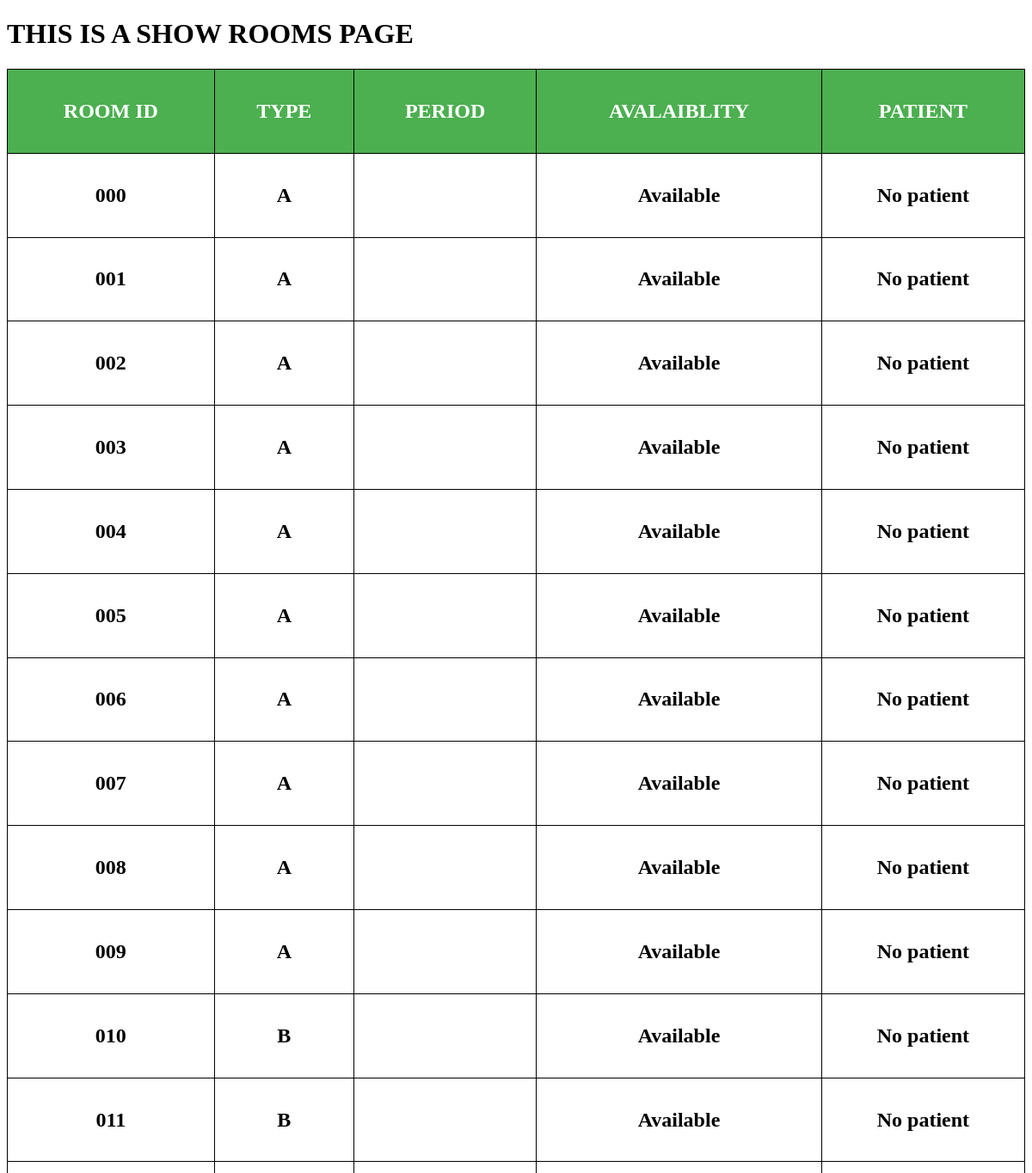
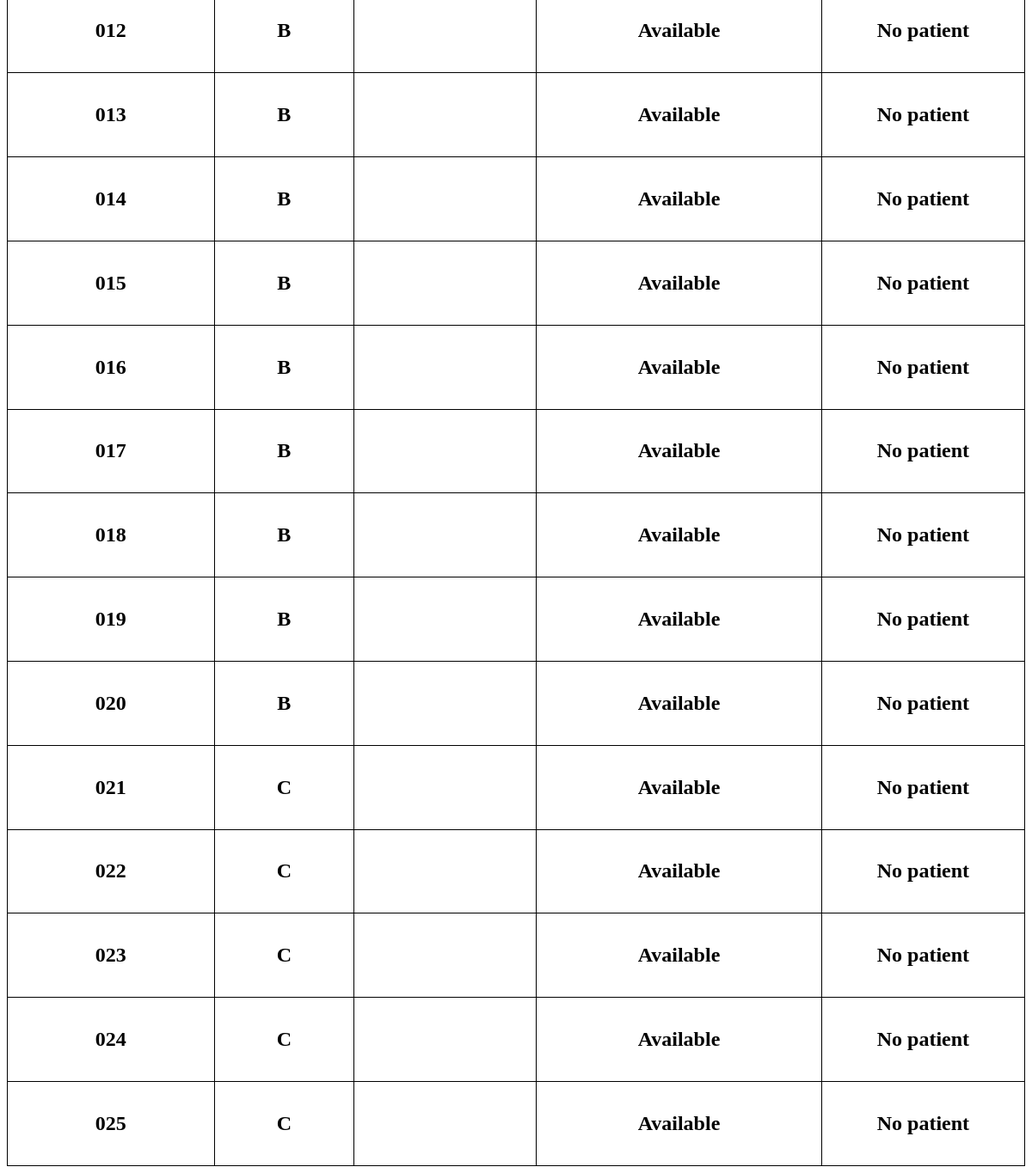
/hospital/staff/hospital/rooms/, run on the app's committed database (2 pictures, top to bottom).
### hospital/models.py (models this page shows, shortened)
class Rooms(models.Model):
	Room_ID = models.CharField(max_length=3)
	Room_type = models.CharField(max_length=1)
	Room_period = models.CharField(max_length=2,default='')

### hospital/views.py (the view)
# urls.py: path('hospital/staff/hospital/rooms/',views.show_rooms,name='show_rooms'),
def show_rooms(request,Patient_ID=None):
	all_rooms = Rooms.objects.all()
	all_assigned = Assigned.objects.all()
	context={'rooms':[]}
	patient='No patient'
	for room in all_rooms:
		if room.Room_period:
			availability = 'Not Available'
		else :
			availability = 'Available'
		for i in all_assigned:
			if room.Room_ID == i.Room_ID.Room_ID:
				patient = i.PID.PID
				break
			else:
				patient = 'No patient'
		context['rooms'].append([room.Room_ID,room.Room_type,room.Room_period,availability,patient])
	return render(request,'hospital/show_rooms.html',context)

### hospital/templates/hospital/show_rooms.html (shortened to what this page needs)
<!DOCTYPE html>
<html>
<body>
<h1>THIS IS A SHOW ROOMS PAGE</h1>
<div style="overflow-x:auto;">
<table>
<tr>
	<th><h2>ROOM ID</h2></th>
	<th><h2>TYPE</h2></th>
	<th><h2>PERIOD</h2></th>
	<th><h2>AVALAIBLITY</h2></th>
	<th><h2>PATIENT</h2></th>
</tr>
{% for i in rooms %}
<tr>
{% for j in i %}
<td><h2>{{j}}</h2></td>
{% endfor %}
</tr>
{% endfor %}
</table>
</div>
</body>
</html>

### hospital/templates/hospital/show_rooms.html (style rules this page uses)
table, td, th { border: 1px solid black; text-align: center; }
th { background-color: #4CAF50; color: white; }
table { border-collapse: collapse; width: 100%; }
th, td { padding: 15px; }

### data on the page
Rooms: i "000"
Rooms: i "001"
Rooms: i "002"
Rooms: i "003"
Rooms: i "004"
Rooms: i "005"
Rooms: i "006"
Rooms: i "007"
Rooms: i "008"
Rooms: i "009"
Rooms: i "010"
Rooms: i "011"
Rooms: i "012"
Rooms: i "013"
Rooms: i "014"
Rooms: i "015"
Rooms: i "016"
Rooms: i "017"
Rooms: i "018"
Rooms: i "019"
Rooms: i "020"
Rooms: i "021"
Rooms: i "022"
Rooms: i "023"
Rooms: i "024"
Rooms: i "025"

### other printed values
{{ j }} "A" "Available" "No patient" "A" "Available" "No patient" "A" "Available" "No patient" "A" "Available" "No patient" "A" "Available" "No patient" "A" "Available" "No patient" "A" "Available" "No patient" "A" "Available" "No patient" "A" "Available" "No patient" "A" "Available" "No patient" "B" "Available" "No patient" "B" "Available" "No patient" "B" "Available" "No patient" "B" "Available" "No patient" "B" "Available" "No patient" "B" "Available" "No patient" "B" "Available" "No patient" "B" "Available" "No patient" "B" "Available" "No patient" "B" "Available" "No patient" "B" "Available" "No patient" "C" "Available" "No patient" "C" "Available" "No patient" "C" "Available" "No patient" "C" "Available" "No patient" "C" "Available" "No patient"
